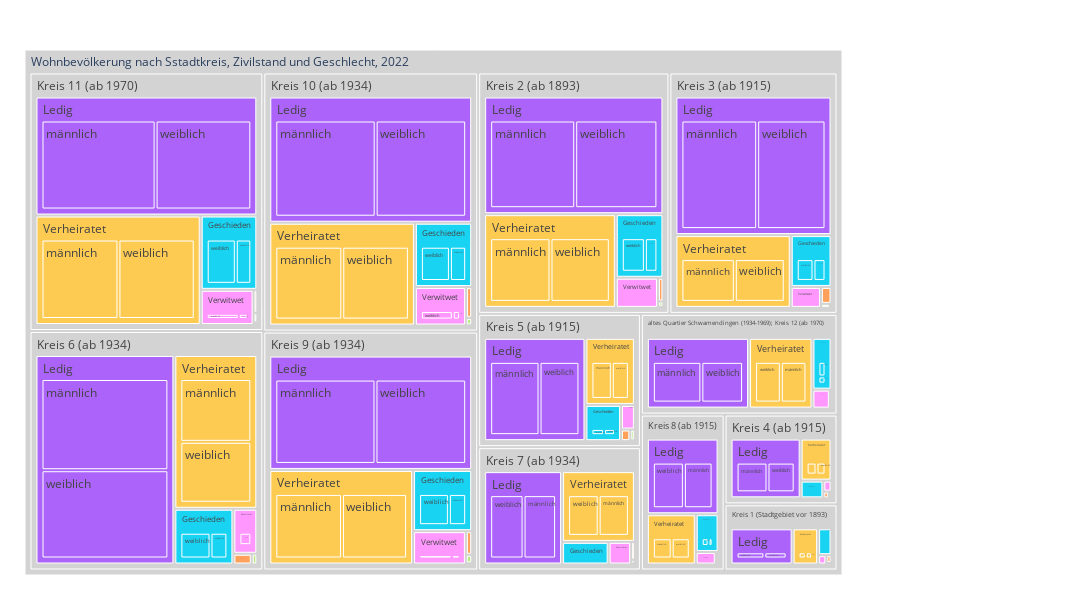

The notebook cell saved with this chart:
### Code cell
my_Title = "Wohnbevölkerung nach Sstadtkreis, Zivilstand und Geschlecht, "+data_max_date

fig = px.treemap(myTreemapAgg2.reset_index(), path=[px.Constant(my_Title), 'KreiseZH_lang', 'ZIV_lang','SEX_lang']
                 , values='sum_WBev'
                 , color='ZIV_lang'
                 ## bei discrete scales (bei Klassen und Strings):                 
                 #, color_discrete_map={'(?)':'lightgrey','EVP':'gold', 'Ausländer/in':'#FF3030', 'PdA':'#EE3B3B', 'Grüne':'#A2CD5A','GLP':'#CAFF70','Die Mitte':'orange','FDP':'#104E8B','AL':'deeppink','SVP':'forestgreen', 'FL ZÜRI':'#8B864E','Volt':'#lightblue' }         
                 , color_discrete_map={'(?)':'lightgrey','Schweizer/in':'gold', 'SP':'#FF3030' }               
                 ## bei continuous scales (bei Zahlenwerten):
                , color_continuous_scale='blues'
                #, color_continuous_midpoint=np.average(df['AnzBestWir'], weights=df['AnzBestWir'])   
                 ,height=600
                 ,width=1100
                )
fig.update_traces(root_color="grey")
fig.update_layout(margin = dict(t=50, l=25, r=250, b=25))
fig.data[0].hovertemplate = '%{label}<br><br>AnzPers:<br>%{value}<extra></extra>'
fig.show()

### Figure 1 — Plotly figure (JSON) as saved in the notebook; plotly's stock layout.template omitted (floating-point values rounded to 4 significant figures; data arrays with more than 128 entries replaced by an {"elided": "..."} marker saying what was removed)
{"data": [{"branchvalues": "total", "customdata": {"elided": "253x1 str values"}, "domain": {"x": [0, 1], "y": [0, 1]}, "hovertemplate": "%{label}<br><br>AnzPers:<br>%{value}<extra></extra>", "ids": {"elided": "253 str values"}, "labels": {"elided": "253 str values"}, "marker": {"colors": {"elided": "253 str values"}}, "name": "", "parents": {"elided": "253 str values"}, "root": {"color": "grey"}, "type": "treemap", "values": {"elided": "253 int values"}}], "layout": {"height": 600, "legend": {"tracegroupgap": 0}, "margin": {"b": 25, "l": 25, "r": 250, "t": 50}, "width": 1100}}
